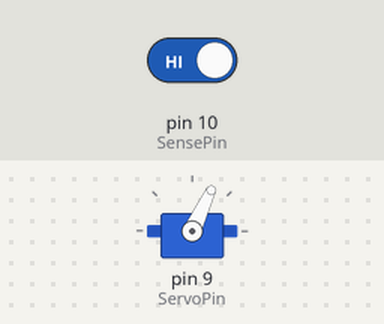
A sketch run on a simulated Arduino Uno, built with avr-gcc and run on an emulated ATmega328P. On the bench: servo. The test bench sets the inputs (shaded band); at power-on: pin 10 (SensePin) HIGH.

Above: at 1.2 s.
1.3 s: pin 10 (SensePin) driven LOW
At 2.2 s:
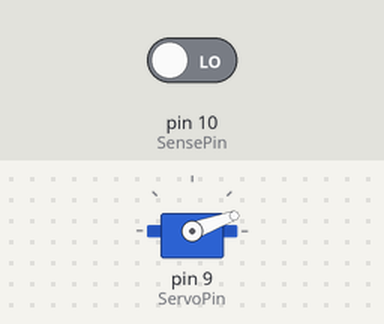
2.8 s: pin 10 (SensePin) driven HIGH
At 3.3 s:
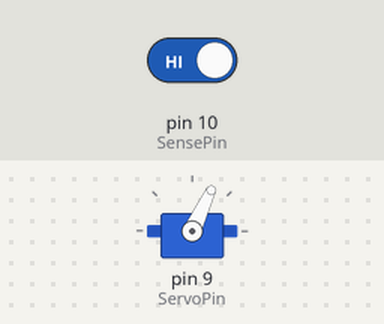
Timing chart, 0 to 5.8 s (numbered marks = the images above; inputs shaded):
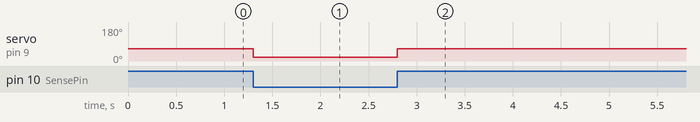

Measured:
- after the input at 1.3 s, servo on pin 9 (ServoPin): 65° → 20° at once
- after the input at 2.8 s, servo on pin 9 (ServoPin): 20° → 65° at once

The sketch:

Control_spray_head.ino
```cpp
#include <Servo.h>
Servo SprayHead;
int SensePin=10;
int ServoPin=9;
int A_min=20;
int A_spray=65;

void setup() {
SprayHead.attach(ServoPin);
pinMode(SensePin,INPUT);
SprayHead.write(A_min);
}

void loop() {
if(digitalRead(SensePin)==LOW )
    SprayHead.write(A_min);
else
      SprayHead.write(A_spray);
}
```
